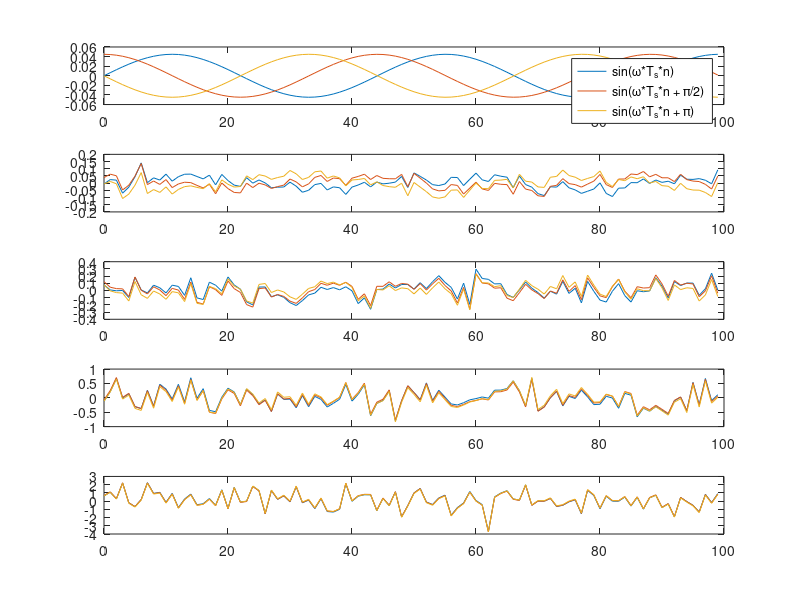

Here is the MATLAB script that generated this plot:
clear;
hold off;
clf;

title({'Gaussian noise and sinusoidal signals'})
figure(1)

% simulation parameters
fs = 44100;
f = 1000;
ph = [0 pi/2 pi];
pwr = [.001 .01 .1 1];

% create a time vector
n = 0:100-1;

% generate and normalize 3 sine signals
sig = zeros(length(n), 3);
for i = 1:3
  sig(:,i) = sin(2*pi*f*n/fs + ph(i));
  sig_norm(:,i) = sig(:,i) / std(sig(:,i)) * sqrt(1e-3);
end

% plot signals with legend
subplot(length(pwr)+1,1,1)
plot(n, sig_norm)
legend({'{sin(\omega*T_s*n)}', '{sin(\omega*T_s*n + \pi/2)}', '{sin(\omega*T_s*n + \pi)}'})

for i = 1:length(pwr)
  % generate noise signal
  noise = randn(1, length(n))';
  % normalize signal
  noise_norm = noise / std(noise) * sqrt(pwr(i));
  
  % sum sines and noise
  sig_noise = sig_norm + noise_norm;
  % calculate SNR
  snr(i,:) = var(sig_norm)/var(noise_norm);
  
  % plot noisy signals
  subplot(length(pwr)+1,1,i+1)
  plot(n, sig_noise)  
end

% print SNRs
snr
